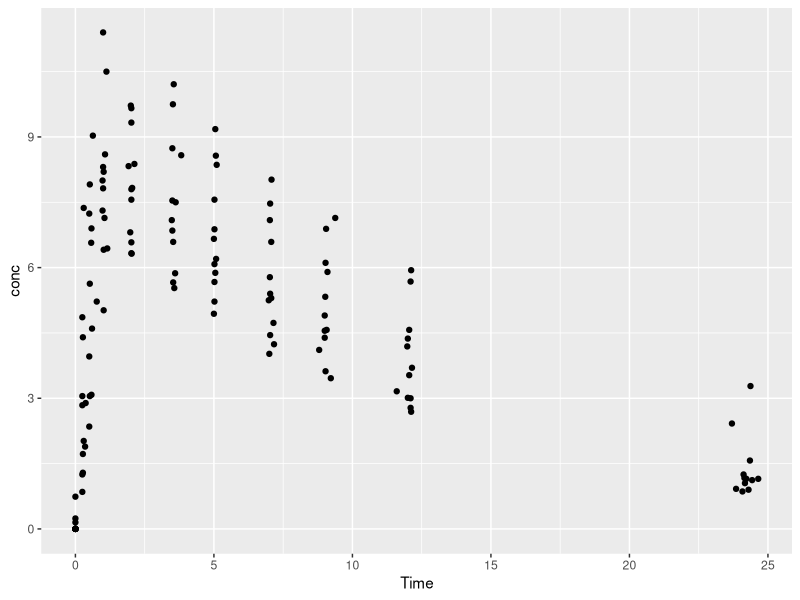
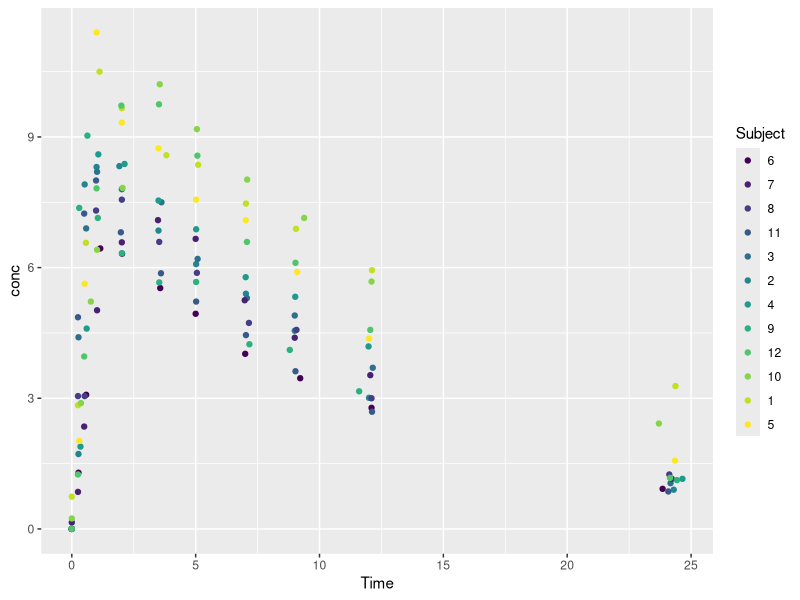
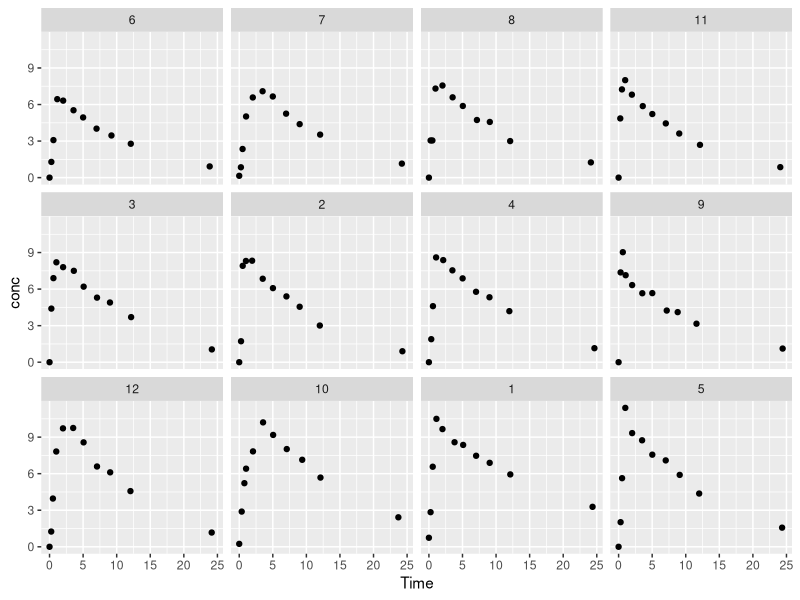
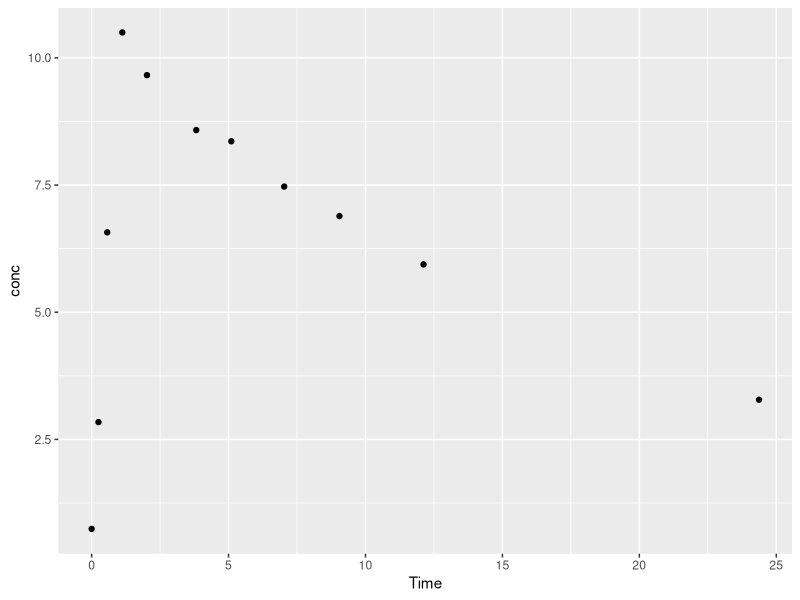
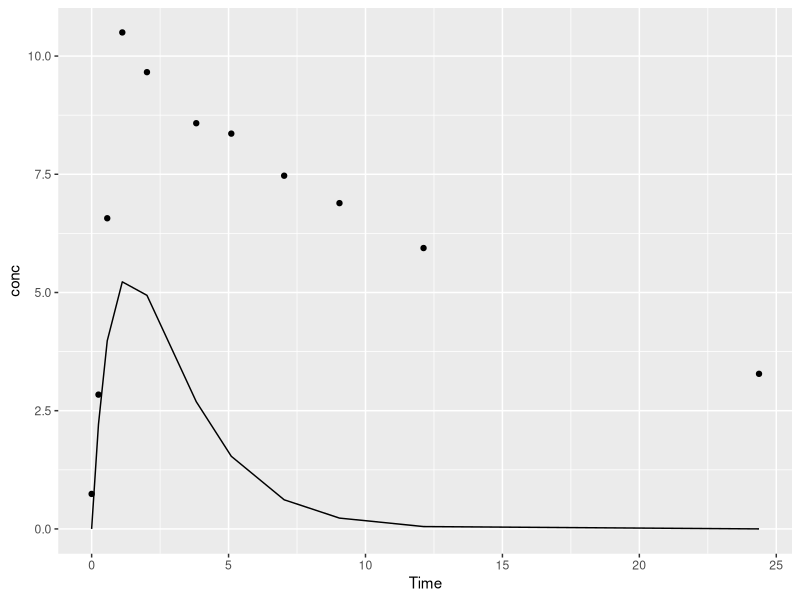
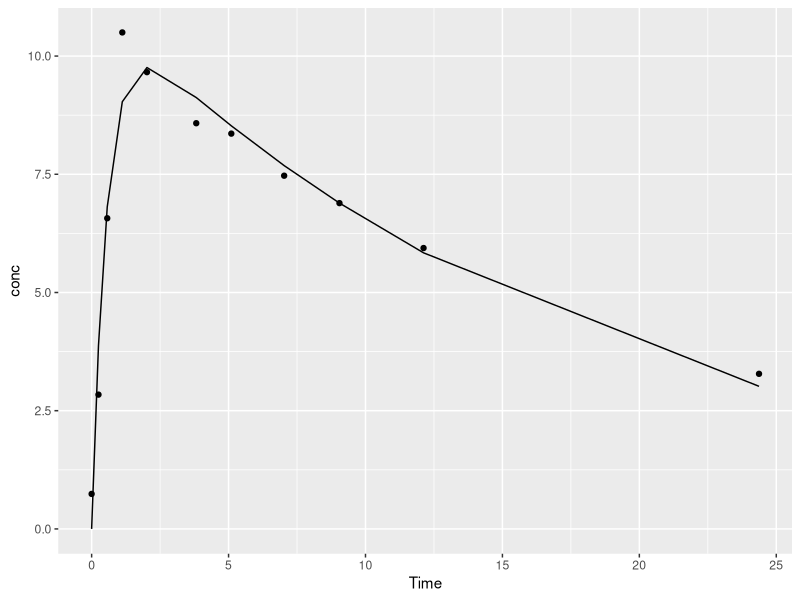
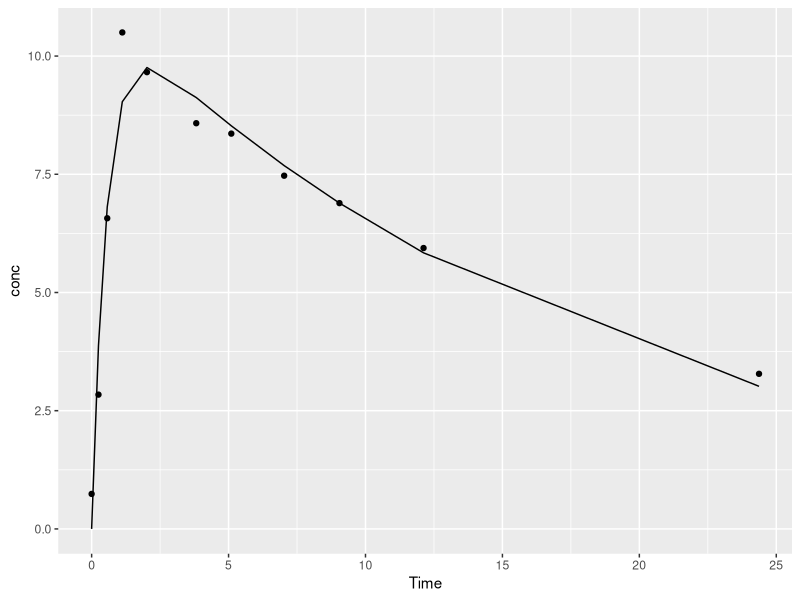
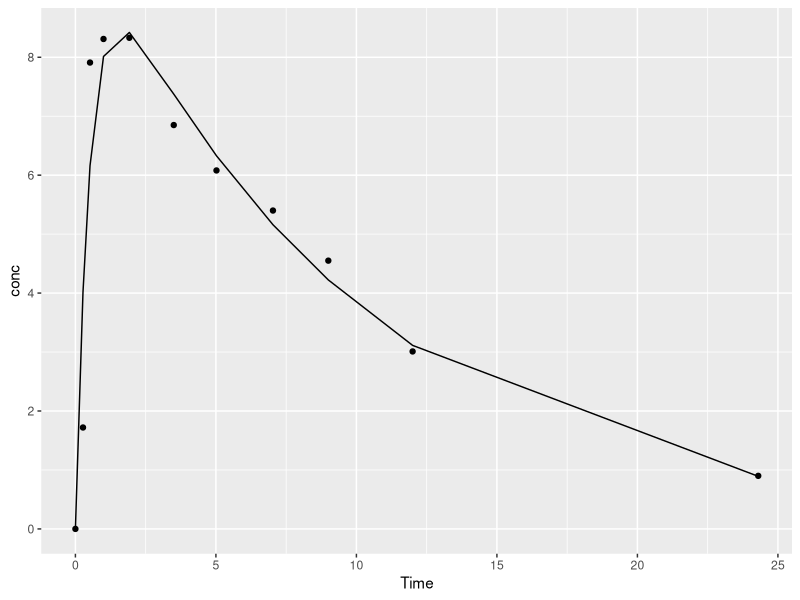

Source code (R) for these figures, in order:

data("Theoph")

Theoph

## Dosis ändern

Theoph$Dose <- Theoph$Dose*Theoph$Wt

library(ggplot2)

ggplot(data=Theoph, mapping=aes(x=Time, y=conc)) + geom_point()

## Einzelne Individuen rausfinden

ggplot(data=Theoph, mapping=aes(x=Time, y=conc, colour=Subject)) + geom_point()

## Alternative: facet_wrap

ggplot(data=Theoph, mapping=aes(x=Time, y=conc)) + geom_point() + facet_wrap(facets="Subject")


## Nur ein Individuum rauspicken

data_sub_1 <- Theoph[Theoph$Subject==1,]

print(data_sub_1)

ggplot(data=data_sub_1, mapping=aes(x=Time, y=conc)) + geom_point()

## Modell schreiben

pk_model <- function(AMT, TIME, KA, KE, VD, BIOV) {
  
  conc <- BIOV*AMT/VD * KA/(KA-KE) * (exp(-KE*TIME)-exp(-KA*TIME))
  
  return(conc)
}

data_sub_1$PRED <- pk_model(AMT=data_sub_1$Dose, TIME=data_sub_1$Time, KA=1, KE=0.5, VD=30, BIOV=1)

ggplot(data=data_sub_1, mapping=aes(x=Time, y=conc)) + geom_point() + geom_line(mapping=aes(y=PRED))

## orale Bioverfügbarkeit von Theophyllin ist 0.76%

objective_function <- function(par=c(KA=1.5, KE=0.5, VD=30), ACTUAL_DATA, AMT, BIOV){
  
  measured_conc <- ACTUAL_DATA$conc
  
  pred_conc <- pk_model(AMT=ACTUAL_DATA$Dose, 
                        TIME=ACTUAL_DATA$Time, 
                        KA=par[["KA"]], 
                        KE=par[["KE"]], 
                        VD=par[["VD"]], 
                        BIOV)
  

  return(sum( (measured_conc-pred_conc)^2 ))
}

## optimalen Wert finden

optim_res_ls <- optim(par=c(KA=1.5, KE=0.5, VD=30), fn=objective_function, 
                      ACTUAL_DATA=data_sub_1, BIOV=0.76)

optim_res_ls$par


data_sub_1$PRED <- pk_model(AMT=data_sub_1$Dose, TIME=data_sub_1$Time, 
                            KA=optim_res_ls$par[["KA"]], 
                            KE=optim_res_ls$par[["KE"]], 
                            VD=optim_res_ls$par[["VD"]], BIOV=0.76)

ggplot(data=data_sub_1, mapping=aes(x=Time, y=conc)) + geom_point() + geom_line(mapping=aes(y=PRED))

tail(Theoph)

for(i in 1:12){
  data_cur_sub <- Theoph[Theoph$Subject==i,]
  
  optim_res_curr <- optim(par=c(KA=1.5, KE=0.5, VD=30), fn=objective_function, 
                          ACTUAL_DATA=data_cur_sub, BIOV=0.76)
  
  print(optim_res_curr$par)
  
  
  data_cur_sub$PRED <- pk_model(AMT=data_cur_sub$Dose, TIME=data_cur_sub$Time, 
                              KA=optim_res_curr$par[["KA"]], 
                              KE=optim_res_curr$par[["KE"]], 
                              VD=optim_res_curr$par[["VD"]], BIOV=0.76)
  
  pl <- ggplot(data=data_cur_sub, mapping=aes(x=Time, y=conc)) + geom_point() + geom_line(mapping=aes(y=PRED))
  
  print(pl)
}

results <- NULL

for(i in 1:12){
  data_cur_sub <- Theoph[Theoph$Subject==i,]
  
  optim_res_curr <- optim(par=c(KA=1.5, KE=0.5, VD=30), fn=objective_function, 
                          ACTUAL_DATA=data_cur_sub, BIOV=0.76)
  
  
  new_ind_result <- data.frame(Subject=i, 
                               WT=data_cur_sub$Wt[1], 
                               KA=optim_res_curr$par[["KA"]], 
                               KE=optim_res_curr$par[["KE"]], 
                               VD=optim_res_curr$par[["VD"]])
  
  results <- rbind(results, new_ind_result) ##
  
  data_cur_sub$PRED <- pk_model(AMT=data_cur_sub$Dose, TIME=data_cur_sub$Time, 
                                KA=optim_res_curr$par[["KA"]], 
                                KE=optim_res_curr$par[["KE"]], 
                                VD=optim_res_curr$par[["VD"]], BIOV=0.76)
  
  pl <- ggplot(data=data_cur_sub, mapping=aes(x=Time, y=conc)) + geom_point() + geom_line(mapping=aes(y=PRED))
  
  print(pl)
}

summary(results)

ggplot(results, aes(x=WT, y=VD)) + geom_point() + geom_smooth(method="lm")


objective_function_stat_mod <- function(par=c(ETA_KA=0, ETA_KE=0, ETA_VD=0), KA, KE, VD, ACTUAL_DATA, AMT, BIOV){
  
  measured_conc <- ACTUAL_DATA$conc
  
  pred_conc <- pk_model(AMT=ACTUAL_DATA$Dose, 
                        TIME=ACTUAL_DATA$Time, 
                        KA=KA+par[["ETA_KA"]], 
                        KE=KE+par[["ETA_KE"]], 
                        VD=VD+par[["ETA_VD"]], 
                        BIOV)
  
  
  return(sum( (measured_conc-pred_conc)^2 ))
}

results <- NULL

for(i in 1:12){
  data_cur_sub <- Theoph[Theoph$Subject==i,]
  
  optim_res_curr <- optim(par=c(ETA_KA=0, ETA_KE=0, ETA_VD=0), fn=objective_function_stat_mod, 
                          ACTUAL_DATA=data_cur_sub, BIOV=0.76, KA=2.19, KE=0.089, VD=24.26)
  
  
  new_ind_result <- data.frame(Subject=i, 
                               WT=data_cur_sub$Wt[1], 
                               ETA_KA=optim_res_curr$par[["ETA_KA"]], 
                               ETA_KE=optim_res_curr$par[["ETA_KE"]], 
                               ETA_VD=optim_res_curr$par[["ETA_VD"]])
  
  results <- rbind(results, new_ind_result) ##
  
  data_cur_sub$PRED <- pk_model(AMT=data_cur_sub$Dose, TIME=data_cur_sub$Time, 
                                KA=2.19+optim_res_curr$par[["ETA_KA"]], 
                                KE=0.089+optim_res_curr$par[["ETA_KE"]], 
                                VD=24.26+optim_res_curr$par[["ETA_VD"]], BIOV=0.76)
  
  pl <- ggplot(data=data_cur_sub, mapping=aes(x=Time, y=conc)) + geom_point() + geom_line(mapping=aes(y=PRED))
  
  print(pl)
}

summary(results)


